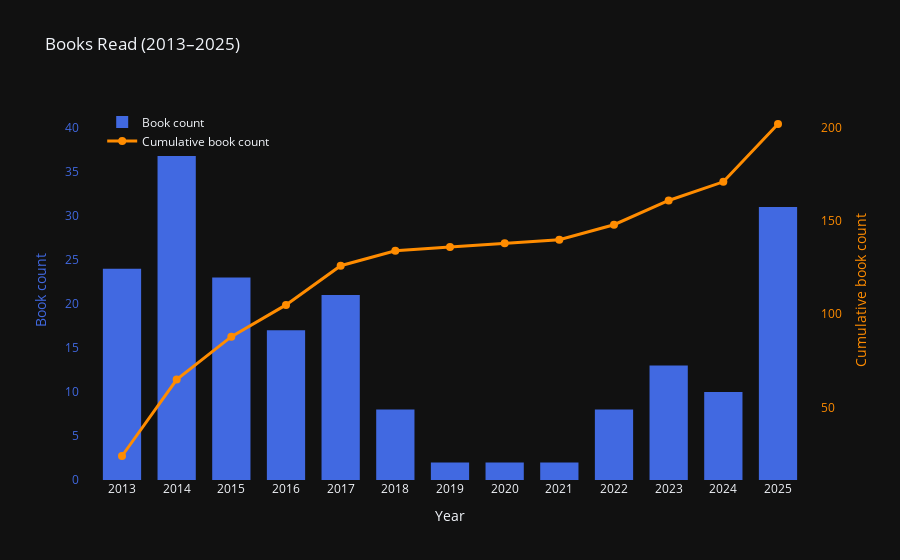

Notebook code cell kept with this figure:
### Code cell
df_0 = pd.read_excel("../data/20251011_book_record.xlsx")
plot_book_count(df_0)

### Figure 1 — Plotly figure (JSON) as saved in the notebook; plotly's stock layout.template omitted (floating-point values rounded to 4 significant figures)
{"data": [{"customdata": [24, 41, 23, 17, 21, 8, 2, 2, 2, 8, 13, 10, 31], "hovertemplate": "Year: %{x}<br>Books: %{y}<extra></extra>", "marker": {"color": "royalblue", "line": {"width": 0}}, "name": "Book count", "type": "bar", "x": ["2013", "2014", "2015", "2016", "2017", "2018", "2019", "2020", "2021", "2022", "2023", "2024", "2025"], "y": [24, 41, 23, 17, 21, 8, 2, 2, 2, 8, 13, 10, 31]}, {"hovertemplate": "Year: %{x}<br>Cumulative: %{y}<extra></extra>", "line": {"color": "darkorange", "width": 3}, "marker": {"color": "darkorange", "size": 8}, "mode": "lines+markers", "name": "Cumulative book count", "type": "scatter", "x": ["2013", "2014", "2015", "2016", "2017", "2018", "2019", "2020", "2021", "2022", "2023", "2024", "2025"], "y": [24, 65, 88, 105, 126, 134, 136, 138, 140, 148, 161, 171, 202], "yaxis": "y2"}], "layout": {"bargap": 0.3, "barmode": "group", "legend": {"x": 0.03, "y": 0.98}, "title": {"text": "Books Read (2013–2025)"}, "xaxis": {"showgrid": false, "title": {"text": "Year"}, "zeroline": false}, "yaxis": {"showgrid": false, "tickfont": {"color": "royalblue"}, "title": {"font": {"color": "royalblue"}, "text": "Book count"}, "zeroline": false}, "yaxis2": {"overlaying": "y", "showgrid": false, "side": "right", "tickfont": {"color": "darkorange"}, "title": {"font": {"color": "darkorange"}, "text": "Cumulative book count"}, "zeroline": false}}}
